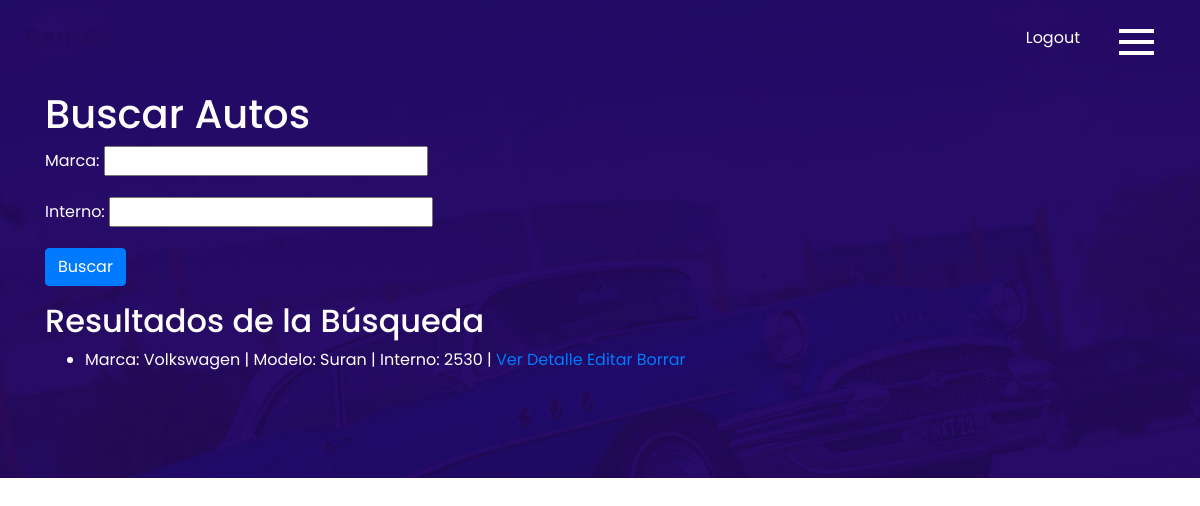
The app's page /buscarautos/ (signed in), older data.
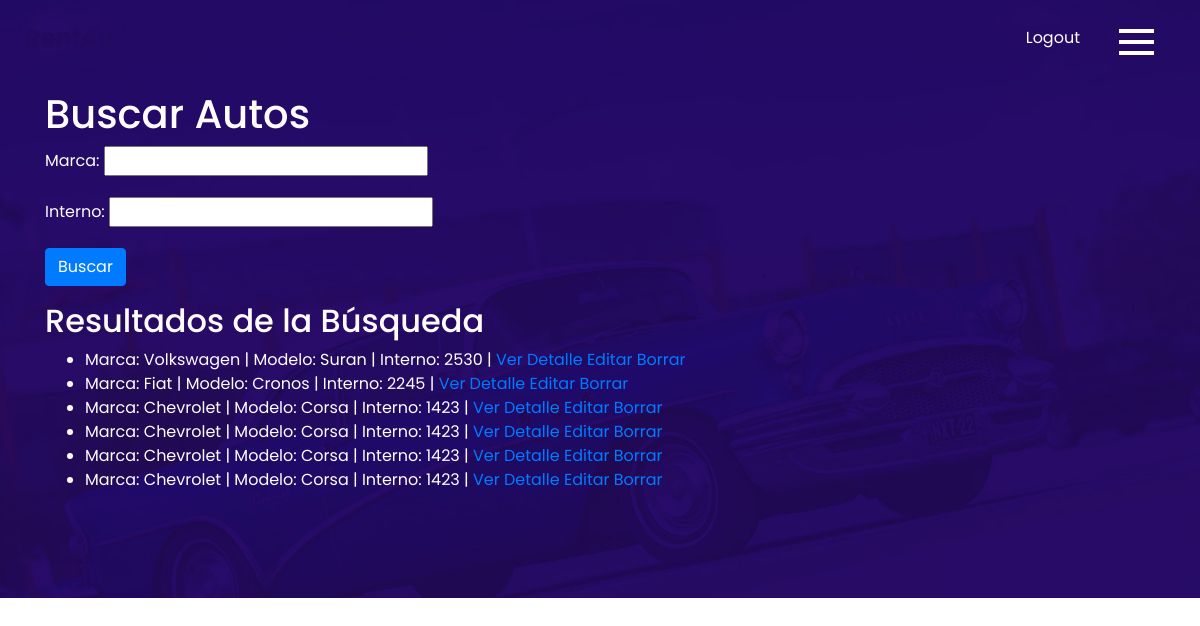
The same page, newer data.
### app/models.py (models this page shows, shortened)
class Autos(models.Model):
    marca = models.CharField(max_length=25)
    modelo = models.CharField(max_length=25)
    interno = models.IntegerField(unique=True)
    precio = models.FloatField()

### app/views.py (the view)
# urls.py: path('buscarautos/', views.buscar_autos, name= "BuscarAuto"),
@login_required
def buscar_autos(request):
    formulario = BuscarAutos(request.POST)
    autos_filtrados = Autos.objects.all()
    if formulario.is_valid():
        informacion = formulario.cleaned_data
        if informacion.get("marca"):
            autos_filtrados = autos_filtrados.filter(marca__icontains=informacion["marca"])
        if informacion.get("interno"):
            autos_filtrados = autos_filtrados.filter(interno=informacion["interno"])
    return render(request, "app/buscar_autos.html", {"formulario": formulario, "autos_filtrados": autos_filtrados})

### app/forms.py
class BuscarAutos(forms.Form):
    marca = forms.CharField(required=False, label="Marca", max_length=100)
    interno = forms.IntegerField(required=False, label="Interno")

### app/templates/app/buscar_autos.html (shortened to what this page needs)
{%load static%}
{%block main%}
<html>
<head>
  <link rel="stylesheet" type="text/css" href="https://cdnjs.cloudflare.com/ajax/libs/OwlCarousel2/2.3.4/assets/owl.carousel.min.css" />
  <link rel="stylesheet" type="text/css" href="{% static 'app/css/bootstrap.css'%}" />
  <link href="{% static 'app/css/style.css'%}" rel="stylesheet" />
  <link href="{% static 'app/css/responsive.css'%}" rel="stylesheet" />
</head>
<body>
  <div class="hero_area">
    <header class="header_section">
      <div class="container-fluid">
        <nav class="navbar navbar-expand-lg custom_nav-container">
          <a class="navbar-brand" href="{% url 'Inicio' %}">
            <span>Rent4u</span>
          </a>
           <div class="navbar-collapse">
            <div class="user_option">
              {% if request.user.is_authenticated %}
                <a href="{% url 'Logout' %}" aria-label="Logout">Logout</a>
              {%else%}
                <a href="{% url 'Login' %}" aria-label="Iniciar sesión">Login</a>
              {%endif%}
            </div>
            <div class="custom_menu-btn">
              <button onclick="openNav()" aria-expanded="false" aria-label="Abrir menú" aria-controls="myNav">
                <span class="s-1"></span>
                <span class="s-2"></span>
                <span class="s-3"></span>
              </button>
            </div>
          </div>
        </nav>
      </div>
    </header>
  <section class="contact_section layout_padding">
    <div class="container">
        <h1>Buscar Autos</h1>
        <form method="post">
            {{ formulario.as_p }}
            <button type="submit" class="btn btn-primary">Buscar</button>
        </form>
        <h2>Resultados de la Búsqueda</h2>
        {% if autos_filtrados %}
            <ul>
                {% for auto in autos_filtrados %}
                    <li>
                        Marca: {{ auto.marca }} | Modelo: {{ auto.modelo }} | Interno: {{ auto.interno }} |
                        <a href="{% url 'DetalleAutos' auto.pk %}">Ver Detalle</a>
                        <a href="{% url 'EditarAutos' auto.pk %}">Editar</a>
                        <a href="{% url 'BorrarAutos' auto.pk %}">Borrar</a>
                    </li>
                {% endfor %}
            </ul>
        {% else %}
            <p>No se encontraron autos que coincidan con los criterios de búsqueda.</p>
        {% endif %}
    </div>
</section>
</body>
{% endblock main%}

Row changes from the older to the newer data that the page shows:
added Autos: marca "Fiat", modelo "Cronos", interno "2245"
added Autos: marca "Chevrolet", modelo "Corsa", interno "1423"
added Autos: marca "Chevrolet", modelo "Corsa", interno "1423"
added Autos: marca "Chevrolet", modelo "Corsa", interno "1423"
added Autos: marca "Chevrolet", modelo "Corsa", interno "1423"
